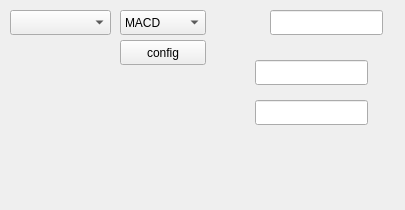
     <widget class="QWidget" name="tab_8">
      <attribute name="title">
       <string>TA</string>
      </attribute>
      <widget class="QFrame" name="frame_10">
       <property name="geometry">
        <rect>
         <x>0</x>
         <y>0</y>
         <width>396</width>
         <height>201</height>
        </rect>
       </property>
       <widget class="QLineEdit" name="lineEdit_16">
        <property name="geometry">
         <rect>
          <x>270</x>
          <y>10</y>
          <width>113</width>
          <height>25</height>
         </rect>
        </property>
       </widget>
       <widget class="QLineEdit" name="lineEdit_17">
        <property name="geometry">
         <rect>
          <x>255</x>
          <y>60</y>
          <width>113</width>
          <height>25</height>
         </rect>
        </property>
       </widget>
       <widget class="QLineEdit" name="lineEdit_18">
        <property name="geometry">
         <rect>
          <x>255</x>
          <y>100</y>
          <width>113</width>
          <height>25</height>
         </rect>
        </property>
       </widget>
       <widget class="QComboBox" name="comboBox_9">
        <property name="geometry">
         <rect>
          <x>120</x>
          <y>10</y>
          <width>86</width>
          <height>25</height>
         </rect>
        </property>
        <item>
         <property name="text">
          <string>MACD</string>
         </property>
        </item>
        <item>
         <property name="text">
          <string>RSI</string>
         </property>
        </item>
        <item>
         <property name="text">
          <string>Stochastic oscillator</string>
         </property>
        </item>
        <item>
         <property name="text">
          <string>Bollinger bands</string>
         </property>
        </item>
       </widget>
       <widget class="QComboBox" name="comboBox_10">
        <property name="geometry">
         <rect>
          <x>10</x>
          <y>10</y>
          <width>101</width>
          <height>25</height>
         </rect>
        </property>
       </widget>
       <widget class="QPushButton" name="pushButton_18">
        <property name="geometry">
         <rect>
          <x>120</x>
          <y>40</y>
          <width>86</width>
          <height>25</height>
         </rect>
        </property>
        <property name="text">
         <string>config</string>
        </property>
       </widget>
      </widget>
     </widget>
